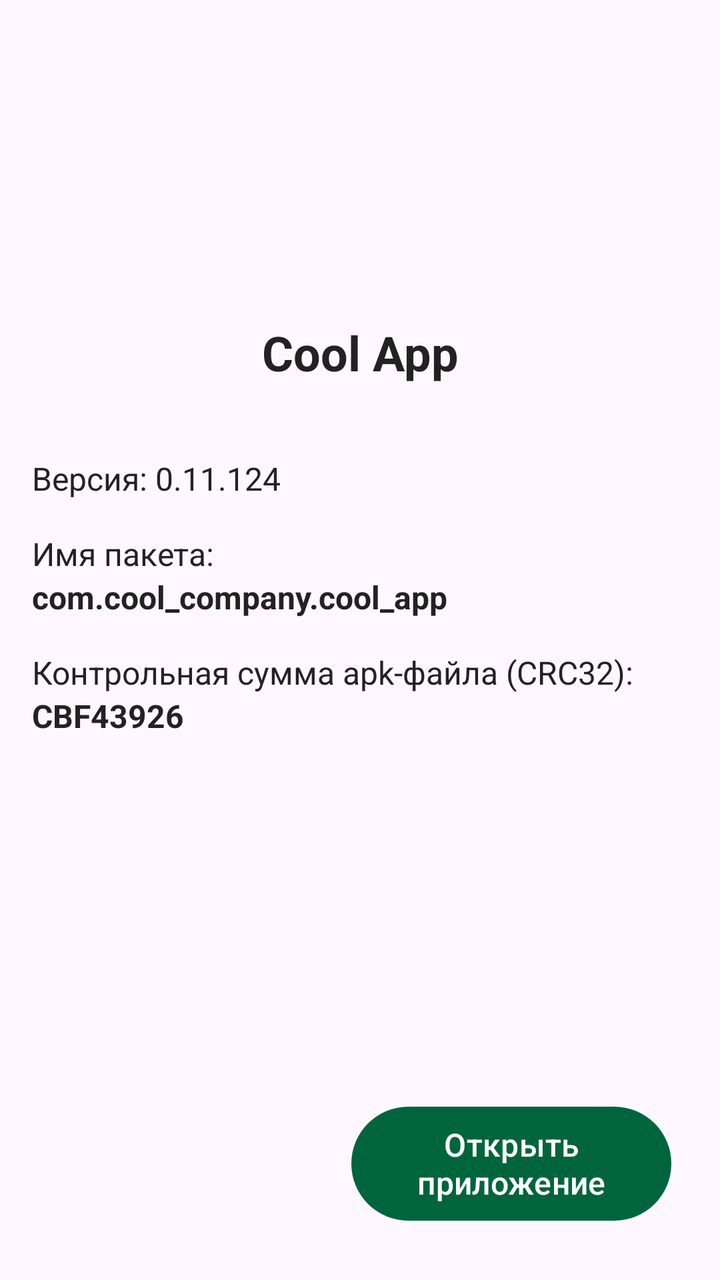
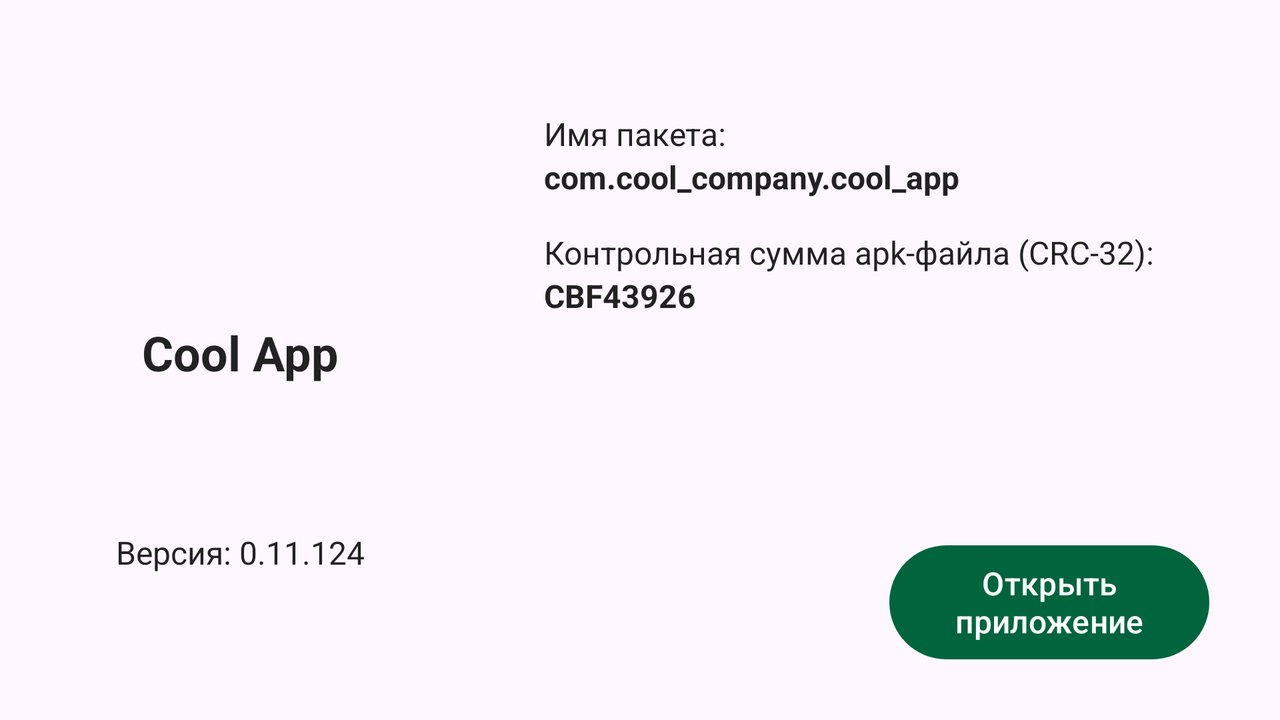

Two renders of one Android screen. The first uses the default layout on a phone; the second uses the alternative layout the repository ships for a different screen configuration, on a matching device. The two XML files are below.
<!-- AndroidManifest.xml: application theme Theme.AppInfoChecker -->
<!-- res/layout/fragment_app_info.xml -->
<?xml version="1.0" encoding="utf-8"?>
<androidx.constraintlayout.widget.ConstraintLayout xmlns:android="http://schemas.android.com/apk/res/android"
    xmlns:app="http://schemas.android.com/apk/res-auto"
    xmlns:tools="http://schemas.android.com/tools"
    android:layout_width="match_parent"
    android:layout_height="match_parent">

    <ImageView
        android:id="@+id/app_icon_imageview"
        android:layout_width="@dimen/appInfoIconSize"
        android:layout_height="@dimen/appInfoIconSize"
        android:contentDescription="@string/app_icon"
        app:layout_constraintBottom_toBottomOf="parent"
        app:layout_constraintEnd_toEndOf="parent"
        app:layout_constraintStart_toStartOf="parent"
        app:layout_constraintTop_toTopOf="parent"
        app:layout_constraintVertical_bias="0.1"
        tools:src="@tools:sample/avatars" />

    <TextView
        android:id="@+id/app_name_textview"
        style="@style/TitleText"
        android:layout_marginTop="@dimen/distanceLarge"
        android:paddingHorizontal="@dimen/contentHorizontalPadding"
        app:layout_constraintEnd_toEndOf="parent"
        app:layout_constraintStart_toStartOf="parent"
        app:layout_constraintTop_toBottomOf="@id/app_icon_imageview"
        tools:text="Cool App" />

    <TextView
        android:id="@+id/app_version_textview"
        style="@style/RegularText"
        android:layout_marginTop="@dimen/distanceVeryLarge"
        android:paddingHorizontal="@dimen/contentHorizontalPadding"
        app:layout_constraintEnd_toEndOf="parent"
        app:layout_constraintHorizontal_bias="0"
        app:layout_constraintStart_toStartOf="parent"
        app:layout_constraintTop_toBottomOf="@id/app_name_textview"
        tools:text="Версия: 0.11.124" />

    <TextView
        android:id="@+id/app_package_name_textview"
        style="@style/RegularText"
        android:layout_marginTop="@dimen/distanceMedium"
        android:paddingHorizontal="@dimen/contentHorizontalPadding"
        android:text="@string/package_name"
        app:layout_constraintEnd_toEndOf="parent"
        app:layout_constraintHorizontal_bias="0"
        app:layout_constraintStart_toStartOf="parent"
        app:layout_constraintTop_toBottomOf="@id/app_version_textview"
        tools:text="Имя пакета:" />

    <TextView
        android:id="@+id/app_package_name_value_textview"
        style="@style/RegularText"
        android:paddingHorizontal="@dimen/contentHorizontalPadding"
        android:textStyle="bold"
        app:layout_constraintEnd_toEndOf="parent"
        app:layout_constraintHorizontal_bias="0"
        app:layout_constraintStart_toStartOf="parent"
        app:layout_constraintTop_toBottomOf="@id/app_package_name_textview"
        tools:text="com.cool_company.cool_app" />

    <TextView
        android:id="@+id/app_apk_checksum_textview"
        style="@style/RegularText"
        android:layout_marginTop="@dimen/distanceMedium"
        android:paddingHorizontal="@dimen/contentHorizontalPadding"
        android:text="@string/apk_checksum"
        app:layout_constraintEnd_toEndOf="parent"
        app:layout_constraintHorizontal_bias="0"
        app:layout_constraintStart_toStartOf="parent"
        app:layout_constraintTop_toBottomOf="@id/app_package_name_value_textview"
        tools:text="Контрольная сумма apk-файла (CRC32):" />

    <TextView
        android:id="@+id/app_apk_checksum_value_textview"
        style="@style/RegularText"
        android:paddingHorizontal="@dimen/contentHorizontalPadding"
        android:textStyle="bold"
        app:layout_constraintEnd_toEndOf="parent"
        app:layout_constraintHorizontal_bias="0"
        app:layout_constraintStart_toStartOf="parent"
        app:layout_constraintTop_toBottomOf="@id/app_apk_checksum_textview"
        tools:text="CBF43926" />

    <Button
        android:id="@+id/open_app_button"
        android:layout_width="@dimen/buttonWidth"
        android:layout_height="@dimen/buttonHeight"
        android:layout_margin="@dimen/distanceMedium"
        android:text="@string/open_app"
        android:textSize="@dimen/textSizeRegularText"
        app:layout_constraintBottom_toBottomOf="parent"
        app:layout_constraintEnd_toEndOf="parent"
        app:layout_constraintHorizontal_bias="0.95"
        app:layout_constraintStart_toStartOf="parent"
        app:layout_constraintTop_toBottomOf="@+id/app_apk_checksum_textview"
        app:layout_constraintVertical_bias="0.95" />

    <View
        android:id="@+id/progress_cover"
        android:layout_width="0dp"
        android:layout_height="0dp"
        tools:visibility="gone"
        android:background="?attr/backgroundColor"
        app:layout_constraintBottom_toBottomOf="parent"
        app:layout_constraintEnd_toEndOf="parent"
        app:layout_constraintStart_toStartOf="parent"
        app:layout_constraintTop_toTopOf="parent" />

    <TextView
        android:id="@+id/error_textview"
        style="@style/RegularText"
        android:layout_width="0dp"
        android:layout_height="0dp"
        android:background="?attr/backgroundColor"
        android:gravity="center"
        android:text="@string/error_getting_app_data"
        android:visibility="gone"
        app:layout_constraintBottom_toBottomOf="parent"
        app:layout_constraintEnd_toEndOf="parent"
        app:layout_constraintStart_toStartOf="parent"
        app:layout_constraintTop_toTopOf="parent" />

</androidx.constraintlayout.widget.ConstraintLayout>
<!-- resources referenced by this layout -->
<resources>
  <dimen name="appInfoIconSize">80dp</dimen>
  <dimen name="buttonHeight">65dp</dimen>
  <dimen name="buttonWidth">160dp</dimen>
  <dimen name="contentHorizontalPadding">16dp</dimen>
  <dimen name="distanceLarge">24dp</dimen>
  <dimen name="distanceMedium">16dp</dimen>
  <dimen name="distanceVeryLarge">36dp</dimen>
  <dimen name="textSizeRegularText">16sp</dimen>
  <string name="apk_checksum">Контрольная сумма apk-файла (CRC-32):</string>
  <string name="app_icon">Иконка приложения</string>
  <string name="error_getting_app_data">Ошибка получения данных о приложении</string>
  <string name="open_app">Открыть приложение</string>
  <string name="package_name">Имя пакета:</string>
  <style name="RegularText" parent="PageText">
          <item name="android:maxLines">2</item>
          <item name="android:gravity">start</item>
          <item name="android:textSize">@dimen/textSizeRegularText</item>
          <item name="android:textColor">?attr/textColorMain</item>
      </style>
  <style name="TitleText" parent="PageText">
          <item name="android:maxLines">3</item>
          <item name="android:textStyle">bold</item>
          <item name="android:gravity">center</item>
          <item name="android:textSize">@dimen/textSizeTitleText</item>
          <item name="android:textColor">?attr/textColorMain</item>
      </style>
  <style name="Theme.AppInfoChecker" parent="Theme.Material3.DayNight.NoActionBar">
          <item name="backgroundColor">@color/white</item>
          <item name="backgroundColorListItem">@color/white</item>
          <item name="rippleColorOnBackground">@color/light_gray</item>
          <item name="textColorMain">@color/dark_gray_main</item>
          <item name="textColorSecondary">@color/dark_gray_secondary</item>
          
          <item name="colorPrimary">@color/pale_green</item>
          <item name="colorPrimaryVariant">@color/dark_green</item>
          <item name="colorOnPrimary">@color/white</item>
          
          <item name="colorSecondary">@color/aquamarine</item>
          <item name="colorSecondaryVariant">@color/turquoise</item>
          <item name="colorOnSecondary">@color/black</item>
          
          <item name="android:statusBarColor">?attr/colorPrimaryVariant</item>
      </style>
  <style name="PageText">
          <item name="android:ellipsize">end</item>
          <item name="android:layout_width">0dp</item>
          <item name="android:layout_height">wrap_content</item>
      </style>
  <dimen name="textSizeTitleText">24sp</dimen>
  <color name="white">#FFFFFFFF</color>
  <color name="light_gray">#D5D5D5</color>
  <color name="dark_gray_main">#222222</color>
  <color name="dark_gray_secondary">#454545</color>
  <color name="pale_green">#00653D</color>
  <color name="dark_green">#00472B</color>
  <color name="aquamarine">#08BF7E</color>
  <color name="turquoise">#009767</color>
  <color name="black">#FF000000</color>
</resources>
<!-- res/layout-land/fragment_app_info.xml (the repository's variant of the layout above) -->
<!-- drawn on the phone turned sideways -->
<?xml version="1.0" encoding="utf-8"?>
<androidx.constraintlayout.widget.ConstraintLayout xmlns:android="http://schemas.android.com/apk/res/android"
    xmlns:app="http://schemas.android.com/apk/res-auto"
    xmlns:tools="http://schemas.android.com/tools"
    android:layout_width="match_parent"
    android:layout_height="match_parent">

    <ImageView
        android:id="@+id/app_icon_imageview"
        android:layout_width="@dimen/appInfoIconSize"
        android:layout_height="@dimen/appInfoIconSize"
        android:contentDescription="@string/app_icon"
        android:text="@string/package_name"
        app:layout_constraintBottom_toBottomOf="parent"
        app:layout_constraintEnd_toStartOf="@id/separator"
        app:layout_constraintHorizontal_bias="0.5"
        app:layout_constraintStart_toStartOf="parent"
        app:layout_constraintTop_toTopOf="parent"
        app:layout_constraintVertical_bias="0.2"
        tools:src="@tools:sample/avatars" />

    <TextView
        android:id="@+id/app_name_textview"
        style="@style/TitleText"
        android:layout_marginTop="@dimen/distanceLarge"
        android:paddingHorizontal="@dimen/contentHorizontalPadding"
        app:layout_constraintEnd_toEndOf="@id/separator"
        app:layout_constraintStart_toStartOf="parent"
        app:layout_constraintTop_toBottomOf="@id/app_icon_imageview"
        tools:text="Cool App" />

    <androidx.constraintlayout.widget.Guideline
        android:id="@+id/guideline_text_start"
        android:layout_width="wrap_content"
        android:layout_height="wrap_content"
        android:orientation="vertical"
        app:layout_constraintGuide_percent="0.4" />

    <View
        android:id="@+id/separator"
        android:layout_width="0.5dp"
        android:layout_height="match_parent"
        android:layout_marginEnd="@dimen/distanceMedium"
        android:background="?attr/controlColor"
        app:layout_constraintBottom_toBottomOf="parent"
        app:layout_constraintEnd_toStartOf="@id/guideline_text_start"
        app:layout_constraintTop_toTopOf="parent" />

    <TextView
        android:id="@+id/app_version_textview"
        style="@style/RegularText"
        android:gravity="center"
        android:paddingHorizontal="@dimen/contentHorizontalPadding"
        app:layout_constraintBottom_toBottomOf="parent"
        app:layout_constraintEnd_toEndOf="@id/separator"
        app:layout_constraintHorizontal_bias="0"
        app:layout_constraintStart_toStartOf="parent"
        app:layout_constraintTop_toBottomOf="@+id/app_name_textview"
        tools:text="Версия: 0.11.124" />

    <TextView
        android:id="@+id/app_package_name_textview"
        style="@style/RegularText"
        android:paddingHorizontal="@dimen/contentHorizontalPadding"
        android:text="@string/package_name"
        app:layout_constraintEnd_toEndOf="parent"
        app:layout_constraintHorizontal_bias="0"
        app:layout_constraintStart_toStartOf="@+id/guideline_text_start"
        app:layout_constraintTop_toTopOf="@+id/app_icon_imageview"
        tools:text="Имя пакета:" />

    <TextView
        android:id="@+id/app_package_name_value_textview"
        style="@style/RegularText"
        android:paddingHorizontal="@dimen/contentHorizontalPadding"
        android:textStyle="bold"
        app:layout_constraintEnd_toEndOf="parent"
        app:layout_constraintHorizontal_bias="0"
        app:layout_constraintStart_toStartOf="@+id/guideline_text_start"
        app:layout_constraintTop_toBottomOf="@id/app_package_name_textview"
        tools:text="com.cool_company.cool_app" />

    <TextView
        android:id="@+id/app_apk_checksum_textview"
        style="@style/RegularText"
        android:layout_marginTop="@dimen/distanceMedium"
        android:paddingHorizontal="@dimen/contentHorizontalPadding"
        android:text="@string/apk_checksum"
        app:layout_constraintEnd_toEndOf="parent"
        app:layout_constraintHorizontal_bias="0"
        app:layout_constraintStart_toStartOf="@+id/guideline_text_start"
        app:layout_constraintTop_toBottomOf="@id/app_package_name_value_textview"
        tools:text="Контрольная сумма apk-файла (CRC-32):" />

    <TextView
        android:id="@+id/app_apk_checksum_value_textview"
        style="@style/RegularText"
        android:paddingHorizontal="@dimen/contentHorizontalPadding"
        android:textStyle="bold"
        app:layout_constraintEnd_toEndOf="parent"
        app:layout_constraintHorizontal_bias="0"
        app:layout_constraintStart_toStartOf="@+id/guideline_text_start"
        app:layout_constraintTop_toBottomOf="@id/app_apk_checksum_textview"
        tools:text="CBF43926" />

    <Button
        android:id="@+id/open_app_button"
        android:layout_width="@dimen/buttonWidth"
        android:layout_height="@dimen/buttonHeight"
        android:layout_margin="@dimen/distanceMedium"
        android:text="@string/open_app"
        android:textSize="@dimen/textSizeRegularText"
        app:layout_constraintBottom_toBottomOf="parent"
        app:layout_constraintEnd_toEndOf="parent"
        app:layout_constraintHorizontal_bias="0.9"
        app:layout_constraintStart_toStartOf="@id/guideline_text_start"
        app:layout_constraintTop_toBottomOf="@+id/app_apk_checksum_value_textview"
        app:layout_constraintVertical_bias="0.9" />

    <TextView
        android:id="@+id/error_textview"
        style="@style/RegularText"
        android:layout_width="0dp"
        android:layout_height="0dp"
        android:background="?attr/backgroundColor"
        android:gravity="center"
        android:text="@string/error_getting_app_data"
        android:visibility="gone"
        app:layout_constraintBottom_toBottomOf="parent"
        app:layout_constraintEnd_toEndOf="parent"
        app:layout_constraintStart_toStartOf="parent"
        app:layout_constraintTop_toTopOf="parent" />

    <FrameLayout
        android:id="@+id/progress_cover"
        android:layout_width="0dp"
        android:layout_height="0dp"
        android:background="?attr/backgroundColor"
        app:layout_constraintBottom_toBottomOf="parent"
        app:layout_constraintEnd_toEndOf="parent"
        app:layout_constraintStart_toStartOf="parent"
        app:layout_constraintTop_toTopOf="parent"
        tools:visibility="gone">

        <ProgressBar
            android:layout_width="wrap_content"
            android:layout_height="wrap_content"
            android:layout_gravity="center"
            android:background="?attr/backgroundColor"
            app:layout_constraintBottom_toBottomOf="parent"
            app:layout_constraintEnd_toEndOf="parent"
            app:layout_constraintStart_toStartOf="parent"
            app:layout_constraintTop_toTopOf="parent" />
    </FrameLayout>

</androidx.constraintlayout.widget.ConstraintLayout>
<!-- resources referenced by the variant -->
<!-- as the phone turned sideways resolves them -->
<resources>
  <dimen name="appInfoIconSize">80dp</dimen>
  <dimen name="buttonHeight">65dp</dimen>
  <dimen name="buttonWidth">160dp</dimen>
  <dimen name="contentHorizontalPadding">16dp</dimen>
  <dimen name="distanceLarge">24dp</dimen>
  <dimen name="distanceMedium">16dp</dimen>
  <dimen name="textSizeRegularText">16sp</dimen>
  <string name="apk_checksum">Контрольная сумма apk-файла (CRC-32):</string>
  <string name="app_icon">Иконка приложения</string>
  <string name="error_getting_app_data">Ошибка получения данных о приложении</string>
  <string name="open_app">Открыть приложение</string>
  <string name="package_name">Имя пакета:</string>
  <style name="RegularText" parent="PageText">
          <item name="android:maxLines">2</item>
          <item name="android:gravity">start</item>
          <item name="android:textSize">@dimen/textSizeRegularText</item>
          <item name="android:textColor">?attr/textColorMain</item>
      </style>
  <style name="TitleText" parent="PageText">
          <item name="android:maxLines">3</item>
          <item name="android:textStyle">bold</item>
          <item name="android:gravity">center</item>
          <item name="android:textSize">@dimen/textSizeTitleText</item>
          <item name="android:textColor">?attr/textColorMain</item>
      </style>
  <style name="Theme.AppInfoChecker" parent="Theme.Material3.DayNight.NoActionBar">
          <item name="backgroundColor">@color/white</item>
          <item name="backgroundColorListItem">@color/white</item>
          <item name="rippleColorOnBackground">@color/light_gray</item>
          <item name="textColorMain">@color/dark_gray_main</item>
          <item name="textColorSecondary">@color/dark_gray_secondary</item>
          
          <item name="colorPrimary">@color/pale_green</item>
          <item name="colorPrimaryVariant">@color/dark_green</item>
          <item name="colorOnPrimary">@color/white</item>
          
          <item name="colorSecondary">@color/aquamarine</item>
          <item name="colorSecondaryVariant">@color/turquoise</item>
          <item name="colorOnSecondary">@color/black</item>
          
          <item name="android:statusBarColor">?attr/colorPrimaryVariant</item>
      </style>
  <style name="PageText">
          <item name="android:ellipsize">end</item>
          <item name="android:layout_width">0dp</item>
          <item name="android:layout_height">wrap_content</item>
      </style>
  <dimen name="textSizeTitleText">24sp</dimen>
  <color name="white">#FFFFFFFF</color>
  <color name="light_gray">#D5D5D5</color>
  <color name="dark_gray_main">#222222</color>
  <color name="dark_gray_secondary">#454545</color>
  <color name="pale_green">#00653D</color>
  <color name="dark_green">#00472B</color>
  <color name="aquamarine">#08BF7E</color>
  <color name="turquoise">#009767</color>
  <color name="black">#FF000000</color>
</resources>
